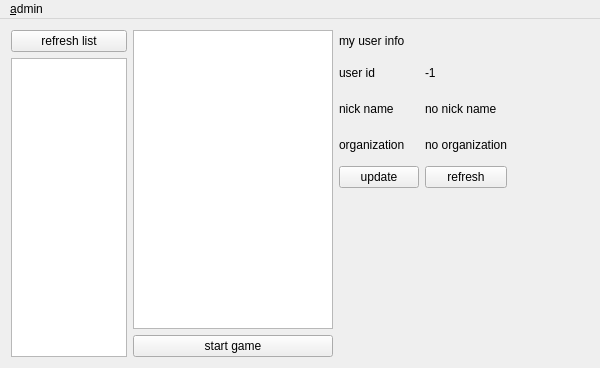
<?xml version="1.0" encoding="UTF-8"?>
<ui version="4.0">
 <class>MainWindow</class>
 <widget class="QMainWindow" name="MainWindow">
  <property name="geometry">
   <rect>
    <x>0</x>
    <y>0</y>
    <width>600</width>
    <height>368</height>
   </rect>
  </property>
  <property name="minimumSize">
   <size>
    <width>600</width>
    <height>0</height>
   </size>
  </property>
  <property name="windowTitle">
   <string>Game Hall</string>
  </property>
  <widget class="QWidget" name="centralWidget">
   <layout class="QGridLayout" name="gridLayout">
    <item row="1" column="0" rowspan="7">
     <widget class="QListWidget" name="list_game">
     </widget>
    </item>
    <item row="0" column="1" rowspan="7">
     <widget class="QTextBrowser" name="tb_game">
      <property name="minimumSize">
       <size>
        <width>200</width>
        <height>0</height>
       </size>
      </property>
     </widget>
    </item>
    <item row="1" column="2">
     <widget class="QLabel" name="lab_userid">
      <property name="maximumSize">
       <size>
        <width>16777215</width>
        <height>30</height>
       </size>
      </property>
      <property name="text">
       <string>user id</string>
      </property>
      <property name="scaledContents">
       <bool>true</bool>
      </property>
     </widget>
    </item>
    <item row="1" column="3">
     <widget class="QLabel" name="text_userid">
      <property name="maximumSize">
       <size>
        <width>16777215</width>
        <height>30</height>
       </size>
      </property>
      <property name="text">
       <string>-1</string>
      </property>
      <property name="scaledContents">
       <bool>true</bool>
      </property>
     </widget>
    </item>
    <item row="2" column="2">
     <widget class="QLabel" name="lab_nickname">
      <property name="maximumSize">
       <size>
        <width>16777215</width>
        <height>30</height>
       </size>
      </property>
      <property name="text">
       <string>nick name</string>
      </property>
      <property name="scaledContents">
       <bool>true</bool>
      </property>
     </widget>
    </item>
    <item row="2" column="3">
     <widget class="QLabel" name="text_nickname">
      <property name="maximumSize">
       <size>
        <width>16777215</width>
        <height>30</height>
       </size>
      </property>
      <property name="text">
       <string>no nick name</string>
      </property>
      <property name="scaledContents">
       <bool>true</bool>
      </property>
     </widget>
    </item>
    <item row="3" column="2">
     <widget class="QLabel" name="lab_organization">
      <property name="maximumSize">
       <size>
        <width>16777215</width>
        <height>30</height>
       </size>
      </property>
      <property name="text">
       <string>organization</string>
      </property>
      <property name="scaledContents">
       <bool>true</bool>
      </property>
     </widget>
    </item>
    <item row="3" column="3">
     <widget class="QLabel" name="text_organization">
      <property name="maximumSize">
       <size>
        <width>16777215</width>
        <height>30</height>
       </size>
      </property>
      <property name="text">
       <string>no organization</string>
      </property>
      <property name="scaledContents">
       <bool>true</bool>
      </property>
     </widget>
    </item>
    <item row="4" column="3">
     <widget class="QPushButton" name="btn_refresh_myuserinfo">
      <property name="text">
       <string>refresh</string>
      </property>
     </widget>
    </item>
    <item row="7" column="1">
     <widget class="QPushButton" name="btn_start_game">
      <property name="text">
       <string>start game</string>
      </property>
     </widget>
    </item>
    <item row="0" column="2" colspan="2">
     <widget class="QLabel" name="lab_myuserinfo">
      <property name="maximumSize">
       <size>
        <width>16777215</width>
        <height>30</height>
       </size>
      </property>
      <property name="text">
       <string>my user info</string>
      </property>
      <property name="scaledContents">
       <bool>true</bool>
      </property>
     </widget>
    </item>
    <item row="0" column="0">
     <widget class="QPushButton" name="btn_refresh_list">
      <property name="text">
       <string>refresh list</string>
      </property>
     </widget>
    </item>
    <item row="4" column="2">
     <widget class="QPushButton" name="btn_update_myuserinfo">
      <property name="text">
       <string>update</string>
      </property>
     </widget>
    </item>
    <item row="5" column="2" rowspan="3" colspan="3">
     <widget class="JWidgetHallTalk" name="widget" native="true">
      <property name="minimumSize">
       <size>
        <width>250</width>
        <height>0</height>
       </size>
      </property>
      <property name="maximumSize">
       <size>
        <width>16777215</width>
        <height>16777215</height>
       </size>
      </property>
     </widget>
    </item>
   </layout>
  </widget>
  <widget class="QMenuBar" name="menuBar">
   <property name="geometry">
    <rect>
     <x>0</x>
     <y>0</y>
     <width>600</width>
     <height>25</height>
    </rect>
   </property>
   <widget class="QMenu" name="menuAdmin">
    <property name="title">
     <string>&amp;admin</string>
    </property>
    <addaction name="actionShow_admin_window"/>
   </widget>
   <addaction name="menuAdmin"/>
  </widget>
  <action name="actionShow_admin_window">
   <property name="text">
    <string>show &amp;admin window</string>
   </property>
  </action>
 </widget>
 <layoutdefault spacing="6" margin="11"/>
 <customwidgets>
  <customwidget>
   <class>JWidgetHallTalk</class>
   <extends>QWidget</extends>
   <header>gui/gamehall/jwidgethalltalk.h</header>
   <container>1</container>
  </customwidget>
 </customwidgets>
 <resources/>
 <connections/>
</ui>
